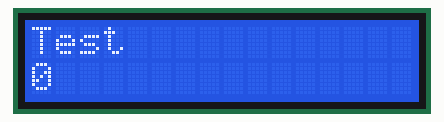
This sketch was run on a simulated Arduino Uno, built with avr-gcc and run on an emulated ATmega328P. Shown: 16×2 character LCD.

Above: at 0.1 s.
At 3.1 s:
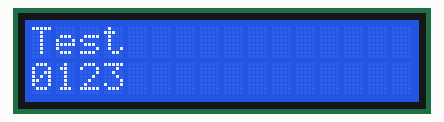
At 6.1 s:
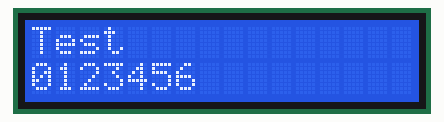
At 12.1 s:
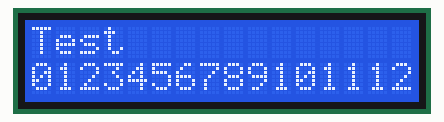
At 25.2 s:
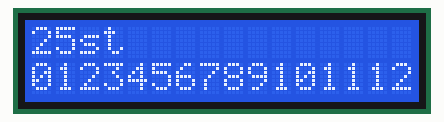
At 32.2 s:
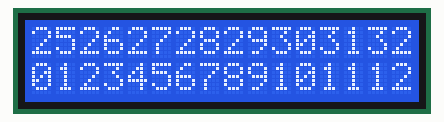

The sketch:

LCD_tester.ino
```cpp
//load libraries
#include <Wire.h>
#include <LCD.h>
#include <LiquidCrystal_I2C.h>

//Define variables

#define I2C_ADDR          0x27        //Define I2C Address where the PCF8574A is
#define BACKLIGHT_PIN      3
#define En_pin             2
#define Rw_pin             1
#define Rs_pin             0
#define D4_pin             4
#define D5_pin             5
#define D6_pin             6
#define D7_pin             7
#define lcdColumn          16
#define lcdRow             2

//Initialise the LCD
LiquidCrystal_I2C      lcd(I2C_ADDR, En_pin,Rw_pin,Rs_pin,D4_pin,D5_pin,D6_pin,D7_pin);

int i;

void setup()
 {
    //Define the LCD as 16 column by 2 rows
    lcd.begin (lcdColumn,lcdRow);

    //Switch on the backlight
    lcd.setBacklightPin(BACKLIGHT_PIN,POSITIVE);
    lcd.setBacklight(HIGH);

    //goto first column (column 0) and first line (Line 0)
    lcd.setCursor(0,0);

    //Print at cursor Location
    lcd.print("Test");

    //goto first column (column 0) and second line (line 1)
    lcd.setCursor(0,1);
    lcd.print("");
    for(i=0; i<120;i++)
    {
      lcd.print(i);
      delay(1000);
    }

 }
void loop(){ }
```

Measured:
- what the display in image 1 shows lasts 1.0 s, from 3.1 s to 4.1 s
- what the display in image 3 shows lasts 13.0 s, from 12.1 s to 25.1 s
